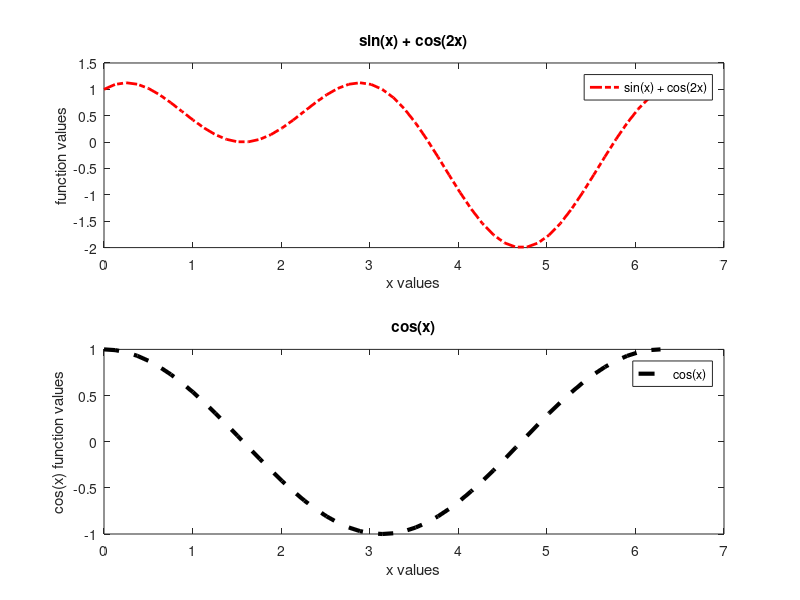

This chart was generated by the following MATLAB code:
clear;
clc;

x = 0:pi/25:2*pi;
y = sin(x) + cos(2*x);
z = cos(x);

subplot(2,1,1);
plot(x,y,'r-.','LineWidth',2);
title('sin(x) + cos(2x)');
legend('sin(x) + cos(2x)');
xlabel('x values');
ylabel('function values');

subplot(2,1,2);
plot(x,z,'k--','LineWidth',3);
title('cos(x)');
legend('cos(x)');
xlabel('x values');
ylabel('cos(x) function values');